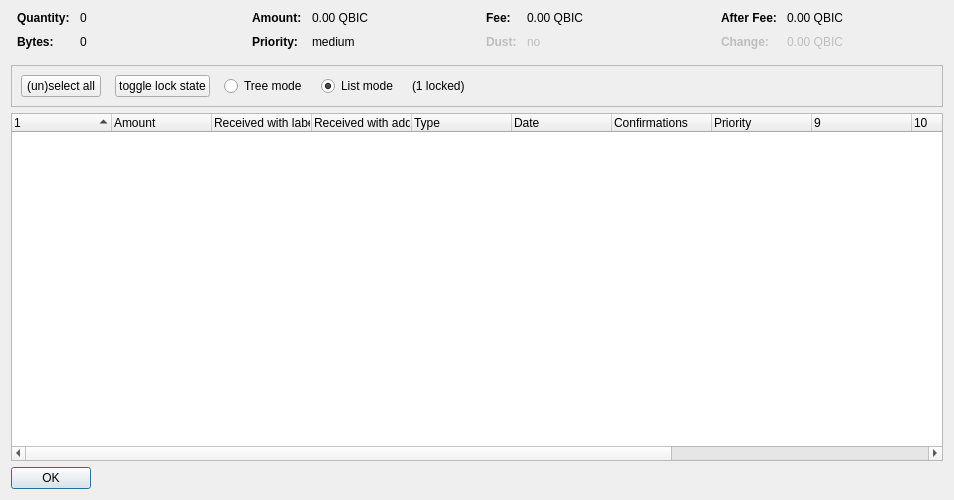
<?xml version="1.0" encoding="UTF-8"?>
<ui version="4.0">
 <class>CoinControlDialog</class>
 <widget class="QDialog" name="CoinControlDialog">
  <property name="geometry">
   <rect>
    <x>0</x>
    <y>0</y>
    <width>954</width>
    <height>500</height>
   </rect>
  </property>
  <property name="windowTitle">
   <string>Coin Selection</string>
  </property>
  <layout class="QVBoxLayout" name="verticalLayout">
   <item>
    <layout class="QHBoxLayout" name="horizontalLayoutTop" stretch="0,0,0,0">
     <property name="topMargin">
      <number>0</number>
     </property>
     <property name="bottomMargin">
      <number>10</number>
     </property>
     <item>
      <layout class="QFormLayout" name="formLayoutCoinControl1">
       <property name="horizontalSpacing">
        <number>10</number>
       </property>
       <property name="verticalSpacing">
        <number>10</number>
       </property>
       <property name="leftMargin">
        <number>6</number>
       </property>
       <property name="rightMargin">
        <number>6</number>
       </property>
       <item row="0" column="0">
        <widget class="QLabel" name="labelCoinControlQuantityText">
         <property name="font">
          <font>
           <weight>75</weight>
           <bold>true</bold>
          </font>
         </property>
         <property name="text">
          <string>Quantity:</string>
         </property>
        </widget>
       </item>
       <item row="0" column="1">
        <widget class="QLabel" name="labelCoinControlQuantity">
         <property name="cursor">
          <cursorShape>IBeamCursor</cursorShape>
         </property>
         <property name="contextMenuPolicy">
          <enum>Qt::ActionsContextMenu</enum>
         </property>
         <property name="text">
          <string notr="true">0</string>
         </property>
         <property name="textInteractionFlags">
          <set>Qt::LinksAccessibleByMouse|Qt::TextSelectableByKeyboard|Qt::TextSelectableByMouse</set>
         </property>
        </widget>
       </item>
       <item row="1" column="0">
        <widget class="QLabel" name="labelCoinControlBytesText">
         <property name="font">
          <font>
           <weight>75</weight>
           <bold>true</bold>
          </font>
         </property>
         <property name="text">
          <string>Bytes:</string>
         </property>
        </widget>
       </item>
       <item row="1" column="1">
        <widget class="QLabel" name="labelCoinControlBytes">
         <property name="cursor">
          <cursorShape>IBeamCursor</cursorShape>
         </property>
         <property name="contextMenuPolicy">
          <enum>Qt::ActionsContextMenu</enum>
         </property>
         <property name="text">
          <string notr="true">0</string>
         </property>
         <property name="textInteractionFlags">
          <set>Qt::LinksAccessibleByMouse|Qt::TextSelectableByKeyboard|Qt::TextSelectableByMouse</set>
         </property>
        </widget>
       </item>
      </layout>
     </item>
     <item>
      <layout class="QFormLayout" name="formLayoutCoinControl2">
       <property name="horizontalSpacing">
        <number>10</number>
       </property>
       <property name="verticalSpacing">
        <number>10</number>
       </property>
       <property name="leftMargin">
        <number>6</number>
       </property>
       <property name="rightMargin">
        <number>6</number>
       </property>
       <item row="0" column="0">
        <widget class="QLabel" name="labelCoinControlAmountText">
         <property name="font">
          <font>
           <weight>75</weight>
           <bold>true</bold>
          </font>
         </property>
         <property name="text">
          <string>Amount:</string>
         </property>
        </widget>
       </item>
       <item row="0" column="1">
        <widget class="QLabel" name="labelCoinControlAmount">
         <property name="cursor">
          <cursorShape>IBeamCursor</cursorShape>
         </property>
         <property name="contextMenuPolicy">
          <enum>Qt::ActionsContextMenu</enum>
         </property>
         <property name="text">
          <string notr="true">0.00 QBIC</string>
         </property>
         <property name="textInteractionFlags">
          <set>Qt::LinksAccessibleByMouse|Qt::TextSelectableByKeyboard|Qt::TextSelectableByMouse</set>
         </property>
        </widget>
       </item>
       <item row="1" column="0">
        <widget class="QLabel" name="labelCoinControlPriorityText">
         <property name="font">
          <font>
           <weight>75</weight>
           <bold>true</bold>
          </font>
         </property>
         <property name="text">
          <string>Priority:</string>
         </property>
        </widget>
       </item>
       <item row="1" column="1">
        <widget class="QLabel" name="labelCoinControlPriority">
         <property name="cursor">
          <cursorShape>IBeamCursor</cursorShape>
         </property>
         <property name="contextMenuPolicy">
          <enum>Qt::ActionsContextMenu</enum>
         </property>
         <property name="text">
          <string>medium</string>
         </property>
         <property name="textInteractionFlags">
          <set>Qt::LinksAccessibleByMouse|Qt::TextSelectableByKeyboard|Qt::TextSelectableByMouse</set>
         </property>
        </widget>
       </item>
      </layout>
     </item>
     <item>
      <layout class="QFormLayout" name="formLayoutCoinControl3">
       <property name="horizontalSpacing">
        <number>10</number>
       </property>
       <property name="verticalSpacing">
        <number>10</number>
       </property>
       <property name="leftMargin">
        <number>6</number>
       </property>
       <property name="rightMargin">
        <number>6</number>
       </property>
       <item row="0" column="0">
        <widget class="QLabel" name="labelCoinControlFeeText">
         <property name="font">
          <font>
           <weight>75</weight>
           <bold>true</bold>
          </font>
         </property>
         <property name="text">
          <string>Fee:</string>
         </property>
        </widget>
       </item>
       <item row="0" column="1">
        <widget class="QLabel" name="labelCoinControlFee">
         <property name="cursor">
          <cursorShape>IBeamCursor</cursorShape>
         </property>
         <property name="contextMenuPolicy">
          <enum>Qt::ActionsContextMenu</enum>
         </property>
         <property name="text">
          <string notr="true">0.00 QBIC</string>
         </property>
         <property name="textInteractionFlags">
          <set>Qt::LinksAccessibleByMouse|Qt::TextSelectableByKeyboard|Qt::TextSelectableByMouse</set>
         </property>
        </widget>
       </item>
       <item row="1" column="0">
        <widget class="QLabel" name="labelCoinControlLowOutputText">
         <property name="enabled">
          <bool>false</bool>
         </property>
         <property name="font">
          <font>
           <weight>75</weight>
           <bold>true</bold>
          </font>
         </property>
         <property name="text">
          <string>Dust:</string>
         </property>
        </widget>
       </item>
       <item row="1" column="1">
        <widget class="QLabel" name="labelCoinControlLowOutput">
         <property name="enabled">
          <bool>false</bool>
         </property>
         <property name="cursor">
          <cursorShape>IBeamCursor</cursorShape>
         </property>
         <property name="contextMenuPolicy">
          <enum>Qt::ActionsContextMenu</enum>
         </property>
         <property name="text">
          <string>no</string>
         </property>
         <property name="textInteractionFlags">
          <set>Qt::LinksAccessibleByMouse|Qt::TextSelectableByKeyboard|Qt::TextSelectableByMouse</set>
         </property>
        </widget>
       </item>
      </layout>
     </item>
     <item>
      <layout class="QFormLayout" name="formLayoutCoinControl4">
       <property name="horizontalSpacing">
        <number>10</number>
       </property>
       <property name="verticalSpacing">
        <number>10</number>
       </property>
       <property name="leftMargin">
        <number>6</number>
       </property>
       <property name="rightMargin">
        <number>6</number>
       </property>
       <item row="0" column="0">
        <widget class="QLabel" name="labelCoinControlAfterFeeText">
         <property name="font">
          <font>
           <weight>75</weight>
           <bold>true</bold>
          </font>
         </property>
         <property name="text">
          <string>After Fee:</string>
         </property>
        </widget>
       </item>
       <item row="0" column="1">
        <widget class="QLabel" name="labelCoinControlAfterFee">
         <property name="cursor">
          <cursorShape>IBeamCursor</cursorShape>
         </property>
         <property name="contextMenuPolicy">
          <enum>Qt::ActionsContextMenu</enum>
         </property>
         <property name="text">
          <string notr="true">0.00 QBIC</string>
         </property>
         <property name="textInteractionFlags">
          <set>Qt::LinksAccessibleByMouse|Qt::TextSelectableByKeyboard|Qt::TextSelectableByMouse</set>
         </property>
        </widget>
       </item>
       <item row="1" column="0">
        <widget class="QLabel" name="labelCoinControlChangeText">
         <property name="enabled">
          <bool>false</bool>
         </property>
         <property name="font">
          <font>
           <weight>75</weight>
           <bold>true</bold>
          </font>
         </property>
         <property name="text">
          <string>Change:</string>
         </property>
        </widget>
       </item>
       <item row="1" column="1">
        <widget class="QLabel" name="labelCoinControlChange">
         <property name="enabled">
          <bool>false</bool>
         </property>
         <property name="cursor">
          <cursorShape>IBeamCursor</cursorShape>
         </property>
         <property name="contextMenuPolicy">
          <enum>Qt::ActionsContextMenu</enum>
         </property>
         <property name="text">
          <string notr="true">0.00 QBIC</string>
         </property>
         <property name="textInteractionFlags">
          <set>Qt::LinksAccessibleByMouse|Qt::TextSelectableByKeyboard|Qt::TextSelectableByMouse</set>
         </property>
        </widget>
       </item>
      </layout>
     </item>
    </layout>
   </item>
   <item>
    <widget class="QFrame" name="frame">
     <property name="minimumSize">
      <size>
       <width>0</width>
       <height>40</height>
      </size>
     </property>
     <property name="frameShape">
      <enum>QFrame::StyledPanel</enum>
     </property>
     <property name="frameShadow">
      <enum>QFrame::Sunken</enum>
     </property>
     <layout class="QHBoxLayout" name="horizontalLayout">
      <item>
       <layout class="QHBoxLayout" name="horizontalLayoutPanel" stretch="0,0,0,0,0,0">
        <property name="spacing">
         <number>14</number>
        </property>
        <item>
         <widget class="QPushButton" name="pushButtonSelectAll">
          <property name="sizePolicy">
           <sizepolicy hsizetype="Maximum" vsizetype="Fixed">
            <horstretch>0</horstretch>
            <verstretch>0</verstretch>
           </sizepolicy>
          </property>
          <property name="text">
           <string>(un)select all</string>
          </property>
          <property name="autoDefault">
           <bool>false</bool>
          </property>
         </widget>
        </item>
        <item>
         <widget class="QPushButton" name="pushButtonToggleLock">
          <property name="sizePolicy">
           <sizepolicy hsizetype="Maximum" vsizetype="Fixed">
            <horstretch>0</horstretch>
            <verstretch>0</verstretch>
           </sizepolicy>
          </property>
          <property name="text">
           <string>toggle lock state</string>
          </property>
          <property name="autoDefault">
           <bool>false</bool>
          </property>
         </widget>
        </item>
        <item>
         <widget class="QRadioButton" name="radioTreeMode">
          <property name="sizePolicy">
           <sizepolicy hsizetype="Maximum" vsizetype="Fixed">
            <horstretch>0</horstretch>
            <verstretch>0</verstretch>
           </sizepolicy>
          </property>
          <property name="text">
           <string>Tree mode</string>
          </property>
         </widget>
        </item>
        <item>
         <widget class="QRadioButton" name="radioListMode">
          <property name="sizePolicy">
           <sizepolicy hsizetype="Maximum" vsizetype="Fixed">
            <horstretch>0</horstretch>
            <verstretch>0</verstretch>
           </sizepolicy>
          </property>
          <property name="text">
           <string>List mode</string>
          </property>
          <property name="checked">
           <bool>true</bool>
          </property>
         </widget>
        </item>
        <item>
         <widget class="QLabel" name="labelLocked">
          <property name="text">
           <string>(1 locked)</string>
          </property>
         </widget>
        </item>
        <item>
         <spacer name="horizontalSpacer">
          <property name="orientation">
           <enum>Qt::Horizontal</enum>
          </property>
          <property name="sizeHint" stdset="0">
           <size>
            <width>40</width>
            <height>20</height>
           </size>
          </property>
         </spacer>
        </item>
       </layout>
      </item>
     </layout>
    </widget>
   </item>
   <item>
    <widget class="CoinControlTreeWidget" name="treeWidget">
     <property name="contextMenuPolicy">
      <enum>Qt::CustomContextMenu</enum>
     </property>
     <property name="sortingEnabled">
      <bool>false</bool>
     </property>
     <property name="columnCount">
      <number>13</number>
     </property>
     <attribute name="headerShowSortIndicator" stdset="0">
      <bool>true</bool>
     </attribute>
     <attribute name="headerStretchLastSection">
      <bool>false</bool>
     </attribute>
     <column>
      <property name="text">
       <string/>
      </property>
     </column>
     <column>
      <property name="text">
       <string>Amount</string>
      </property>
     </column>
     <column>
      <property name="text">
       <string>Received with label</string>
      </property>
     </column>
     <column>
      <property name="text">
       <string>Received with address</string>
      </property>
     </column>
     <column>
      <property name="text">
       <string>Type</string>
      </property>
     </column>
     <column>
      <property name="text">
       <string>Date</string>
      </property>
     </column>
     <column>
      <property name="text">
       <string>Confirmations</string>
      </property>
      <property name="toolTip">
       <string>Confirmed</string>
      </property>
     </column>
     <column>
      <property name="text">
       <string>Priority</string>
      </property>
     </column>
     <column>
      <property name="text">
       <string/>
      </property>
     </column>
     <column>
      <property name="text">
       <string/>
      </property>
     </column>
     <column>
      <property name="text">
       <string/>
      </property>
     </column>
     <column>
      <property name="text">
       <string/>
      </property>
     </column>
     <column>
      <property name="text">
       <string/>
      </property>
     </column>
    </widget>
   </item>
   <item>
    <widget class="QDialogButtonBox" name="buttonBox">
     <property name="sizePolicy">
      <sizepolicy hsizetype="Maximum" vsizetype="Fixed">
       <horstretch>0</horstretch>
       <verstretch>0</verstretch>
      </sizepolicy>
     </property>
     <property name="orientation">
      <enum>Qt::Horizontal</enum>
     </property>
     <property name="standardButtons">
      <set>QDialogButtonBox::Ok</set>
     </property>
    </widget>
   </item>
  </layout>
 </widget>
 <customwidgets>
  <customwidget>
   <class>CoinControlTreeWidget</class>
   <extends>QTreeWidget</extends>
   <header>coincontroltreewidget.h</header>
  </customwidget>
 </customwidgets>
 <resources/>
 <connections/>
</ui>
